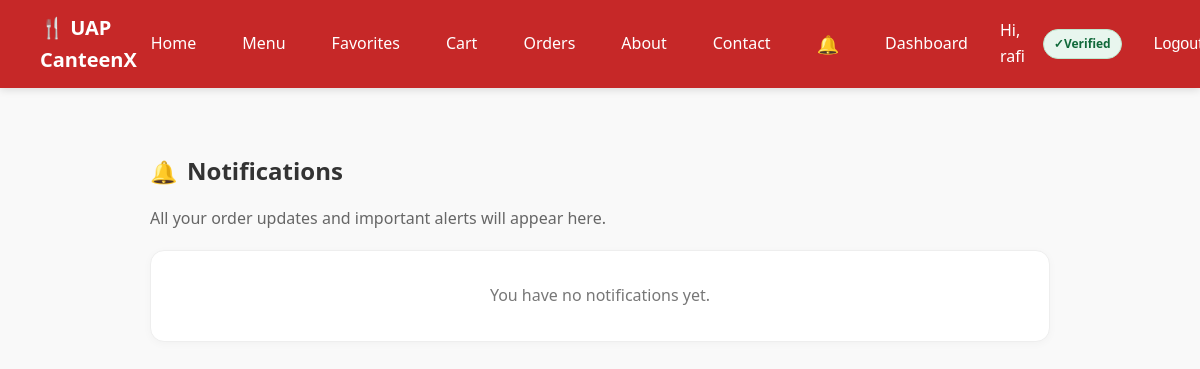
/notifications/ (signed in), run on an earlier commit of the app's database.
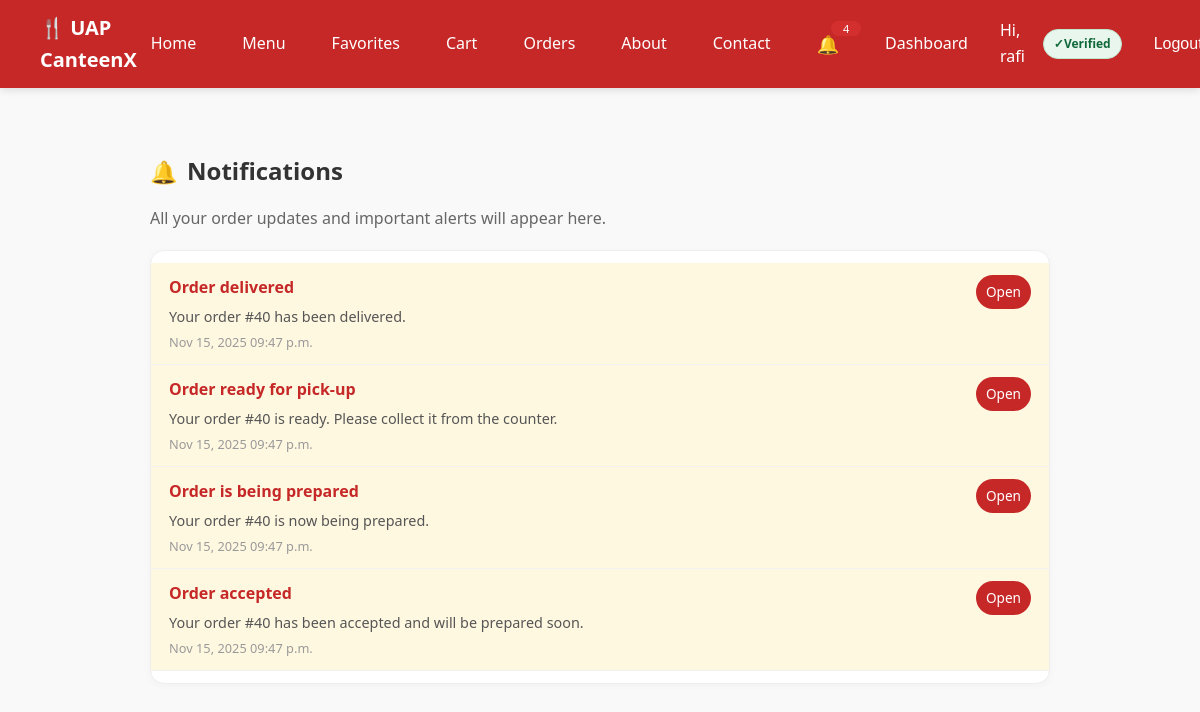
And on a later commit of the database.
### my_canteen/models.py (models this page shows, shortened)
class Notification(models.Model):
    user = models.ForeignKey(
        User,
        on_delete=models.CASCADE,
        related_name="notifications",
    )
    title = models.CharField(max_length=200)
    message = models.TextField()
    link = models.CharField(max_length=255, blank=True)  # e.g. /orders/or /dashboard/
    is_read = models.BooleanField(default=False)
    created_at = models.DateTimeField(auto_now_add=True)
    class Meta:
        ordering = ["-created_at"]

### my_canteen/views.py (the view)
# urls.py: path("notifications/", views.notifications_page, name="notifications"),
@login_required
def notifications_page(request):
    notifs = Notification.objects.filter(user=request.user).order_by('-created_at')
    return render(request, "my_canteen/notifications.html", {"notifs": notifs})

### my_canteen/context_processors.py (called while the page is built)
def favorites_processor(request):
    if request.user.is_authenticated:
        fav_ids = Favorite.objects.filter(user=request.user).values_list('item_id', flat=True)
        return {"favorite_items": set(fav_ids)}
    return {"favorite_items": set()}

def cart_count(request):
    cart = request.session.get("cart", {})
    return {"cart_count": sum(cart.values())}

def notifications_context(request):
    if request.user.is_authenticated:
        unread_count = Notification.objects.filter(user=request.user, is_read=False).count()
    else:
        unread_count = 0
    return {
        "unread_notifications": unread_count
    }

### my_canteen/templates/my_canteen/notifications.html (shortened to what this page needs)
{% extends "my_canteen/base.html" %}
{% load static %}
{% block content %}
<section class="container" style="max-width: 900px;">
  <div style="display:flex;align-items:center;gap:.6rem;margin:24px 0 12px;">
    <span style="font-size:22px;">🔔</span>
    <h2 style="margin:0;">Notifications</h2>
  </div>
  <p style="color:#666;margin-bottom:18px;">
    All your order updates and important alerts will appear here.
  </p>
  {% if notifs %}
    <div style="background:#fff;border:1px solid #eee;border-radius:14px;
                box-shadow:0 2px 8px rgba(0,0,0,.03);padding:12px 0;">
      {% for n in notifs %}
        <div style="
            padding:12px 18px;
            border-bottom:1px solid #f2f2f2;
            display:flex;
            justify-content:space-between;
            gap:10px;
            {% if not n.is_read %}background:#fff8e1;{% endif %}
        ">
          <div>
            <div style="font-weight:600;{% if not n.is_read %}color:#c62828;{% endif %}">
              {{ n.title }}
            </div>
            <div style="font-size:.9rem;color:#555;margin-top:4px;">
              {{ n.message }}
            </div>
            <div style="font-size:.8rem;color:#999;margin-top:4px;">
              {{ n.created_at|date:"M d, Y h:i a" }}
            </div>
          </div>
          <div style="display:flex;flex-direction:column;align-items:flex-end;gap:6px;">
            {% if n.link %}
              <a href="{% url 'notification_mark_read' n.id %}"
                 style="font-size:.85rem;background:#c62828;color:#fff;
                        padding:6px 10px;border-radius:999px;text-decoration:none;">
                Open
              </a>
            {% endif %}
          </div>
        </div>
      {% endfor %}
    </div>
  {% else %}
    <div style="padding:32px;text-align:center;background:#fff;border-radius:14px;
                border:1px solid #eee;box-shadow:0 2px 8px rgba(0,0,0,.03);">
      <p style="margin:0;color:#777;">You have no notifications yet.</p>
    </div>
  {% endif %}
</section>
{% endblock %}

### my_canteen/templates/my_canteen/base.html (shortened to what this page needs)
{% load static %}
<!DOCTYPE html>
<html lang="en">
<head>
  <link rel="stylesheet" href="{% static 'my_canteen/css/styles.css' %}"/>
</head>
<body>
  <nav class="navbar">
    <div class="logo">🍴 UAP CanteenX</div>
    <ul class="nav-links">
      <li><a href="{% url 'home' %}">Home</a></li>
      <li><a href="{% url 'menu' %}">Menu</a></li>
      <li><a href="{% url 'favorites' %}"> Favorites</a></li>
      <li>
        <a href="{% url 'cart' %}">
          Cart
        </a>
      </li>
      <li><a href="{% url 'orders' %}">Orders</a></li>
      <li><a href="{% url 'about' %}">About</a></li>
      <li><a href="{% url 'contact' %}">Contact</a></li>
      {% if user.is_authenticated %}
        <li style="position:relative;">
          <a href="{% url 'notifications' %}"
             style="display:inline-flex;align-items:center;justify-content:center;
                    font-size:18px;text-decoration:none;">
            🔔
          </a>
          {% if unread_notifications > 0 %}
            <span style="
              position:absolute;
              top:-4px;
              right:-8px;
              background:#d32f2f;
              color:#fff;
              font-size:11px;
              padding:2px 6px;
              border-radius:999px;
              line-height:1;
              min-width:18px;
              text-align:center;
            ">
              {{ unread_notifications }}
            </span>
          {% endif %}
        </li>
        <li><a href="{% url 'dashboard' %}">Dashboard</a></li>
        <li class="nav-user">Hi, {{ user.username }}</li>
        <li>
          {% if user.is_active %}
            <span class="badge badge-verified">Verified</span>
          {% else %}
            <span class="badge badge-unverified">Email not verified</span>
          {% endif %}
        </li>
        <li>
          <form action="{% url 'logout' %}" method="post" style="display:inline;">
            <button type="submit" class="link-like">Logout</button>
          </form>
        </li>
      {% else %}
        <li><a href="{% url 'login' %}">Login</a></li>
        <li><a class="btn" href="{% url 'signup' %}">Signup</a></li>
      {% endif %}
    </ul>
  </nav>
  <main class="container">
    {% block content %}{% endblock %}
  </main>
</body>
</html>

### my_canteen/static/my_canteen/css/styles.css (style rules this page uses)
body { font-family: system-ui, Arial, sans-serif; margin: 0; background: #f9f9f9; color: #333; line-height: 1.6; }
.container { max-width: 1200px; margin: 0 auto; padding: 20px 16px; }
a { text-decoration: none; color: inherit; }
.navbar { display: flex; justify-content: space-between; align-items: center; background-color: #c62828; color: #fff; padding: 12px 40px; position: sticky; top: 0; z-index: 1000; box-shadow: 0 2px 8px rgba(0, 0, 0, 0.12); }
.logo { font-weight: 700; font-size: 20px; display: flex; align-items: center; color: #fff; }
.nav-links { display: flex; align-items: center; gap: 18px; list-style: none; margin: 0; padding: 0; }
.nav-links li { display: flex; align-items: center; }
.nav-links a, .link-like, .btn-nav { color: #fff; font-weight: 500; font-size: 16px; display: inline-flex; align-items: center; justify-content: center; height: 38px; padding: 0 14px; border-radius: 6px; transition: all 0.2s ease; text-decoration: none; }
.link-like { background: transparent; border: 0; cursor: pointer; }
.badge { display: inline-flex; align-items: center; padding: 4px 10px; border-radius: 999px; font-size: 12px; font-weight: 700; border: 1px solid transparent; }
.badge-verified { background: #e8f6ee; color: #11693a; border-color: #bde7cd; }
.badge-verified::before { content: "✓ "; font-weight: 900; }

What changed in the data, as far as the page shows it:
added Notification: title "Order delivered", message "Your order #40 has been delivered.", created_at "Nov 15, 2025 09:47 p.m.", link "Open"
added Notification: title "Order ready for pick-up", message "Your order #40 is ready. Please collect it from the counter.", created_at "Nov 15, 2025 09:47 p.m.", link "Open"
added Notification: title "Order is being prepared", message "Your order #40 is now being prepared.", created_at "Nov 15, 2025 09:47 p.m.", link "Open"
added Notification: title "Order accepted", message "Your order #40 has been accepted and will be prepared soon.", created_at "Nov 15, 2025 09:47 p.m.", link "Open"
Also different on the page:
{{ unread_notifications }}: (not shown) → "4"
text no longer shown: "You have no notifications yet."
